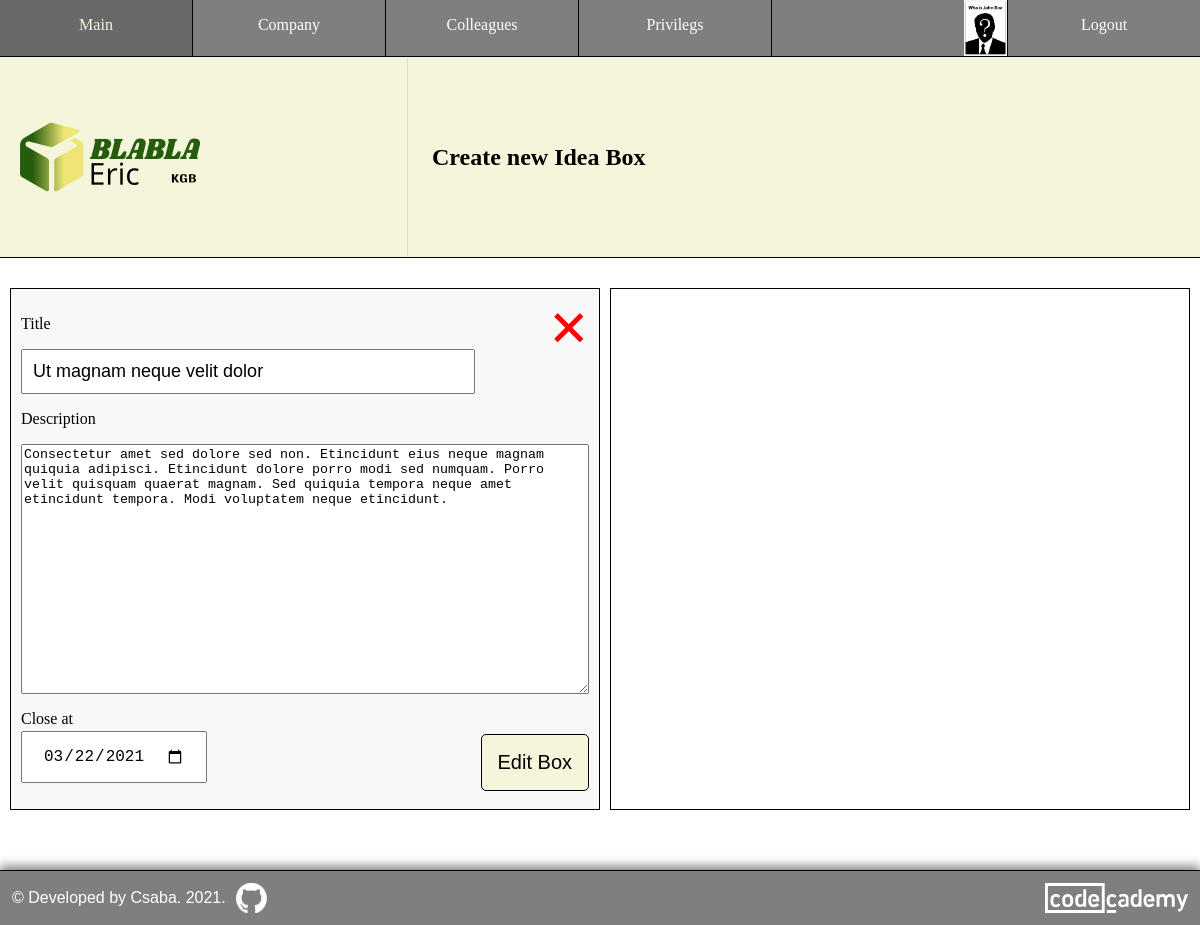
The app's page /create_box/1 (signed in), older data.
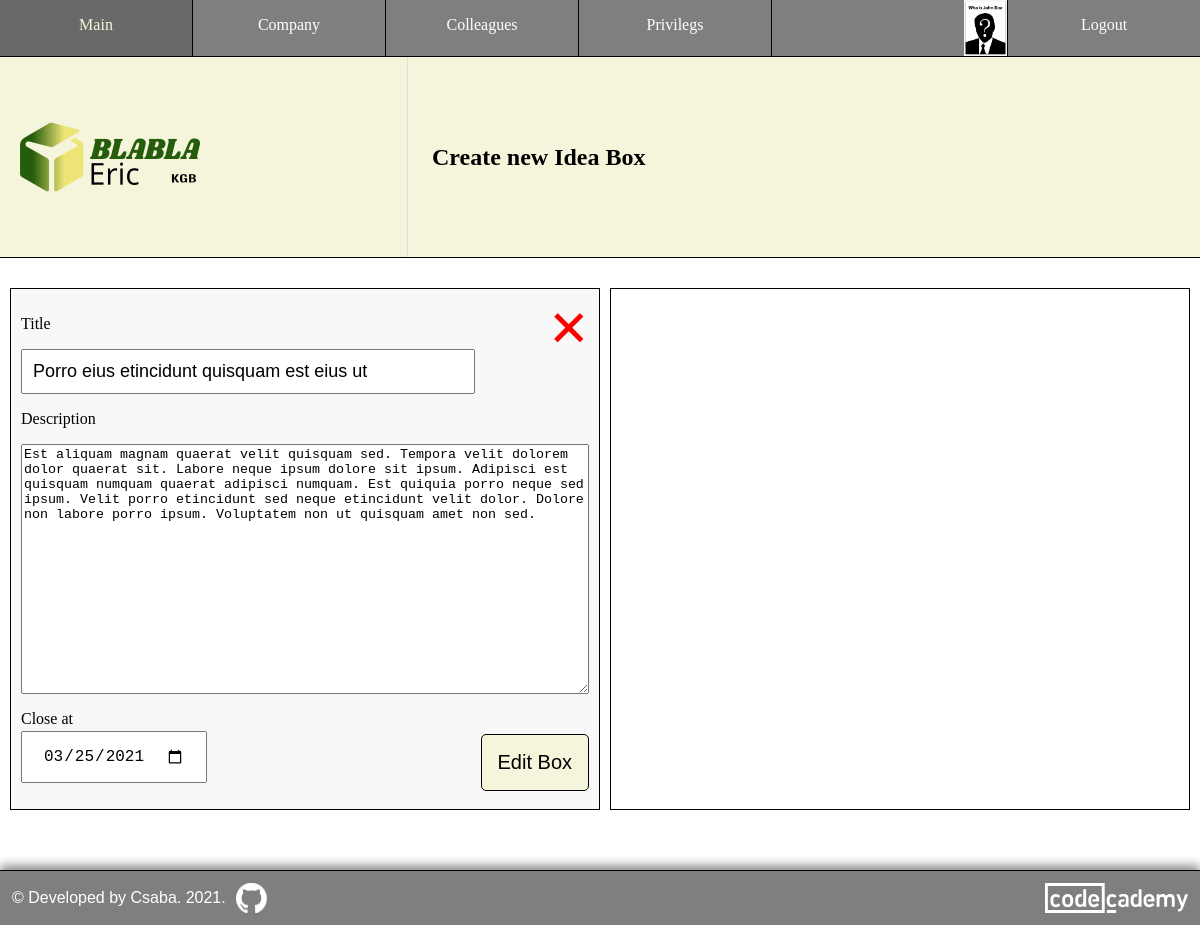
The same page, newer data.
### models.py (models this page shows, shortened)
class Boxes(db.Model):
    id = db.Column(db.Integer, primary_key = True)
    name = db.Column(db.String(128), unique = True, index = True)
    description = db.Column(db.String(16384), index = True)
    create_at = db.Column(db.DateTime, index = True, default = datetime.utcnow)
    close_at = db.Column(db.String(128), index = True, default = datetime.utcnow)
    admin_id = db.Column(db.Integer, db.ForeignKey("admins.id"))
    ideas = db.relationship(
        "Ideas",
        backref = "box",
        lazy = "dynamic",
        cascade = "all, delete, delete-orphan"  # cascading deletion
    )

### routes.py (the view, shortened to what this page needs)
@app.route("/create_box/<int:id>", methods = ["GET", "POST"])
@login_required
def create_box(id):
    if not is_auth_box(current_user):
        return unathorized("You are not authorized to create Idea Box.", "error")
    if id > 0 and not authenticate_company(id, current_user):
        return unathorized("You are not authorized to update Idea Box.", "error")
    current_box = Boxes.query.get(id)
    form = CreateBoxForm()
    if id > 0:
        form.submit.label.text = "Edit Box"
        form.name.data = current_box.name
        form.description.data = current_box.description
        form.close_at.data = str_to_date(current_box.close_at)
    return render_template(
        "create_box.html",
        form = form,
        id = id,
        logo = get_logo(current_user),
        change_logo = is_auth_company(current_user), # to add click event to change logo for authorized admin
        nav = get_nav(current_user)
    )

### forms.py
class CreateBoxForm(FlaskForm):
    name = StringField("Title", validators = [DataRequired()])
    description = TextAreaField("Description", validators = [DataRequired()])
    close_at = DateField("Close at", format = "%Y-%m-%d")
    submit = SubmitField("Create Box")

### date.py (called while the page is built)
def str_to_date(str, format="%Y-%m-%d"):
    if type(str) == datetime:
        str = datetime.strftime(str, format)
    return datetime.strptime(str[ : 10], format)

### helper.py (called while the page is built)
def get_admin(current_user):
    admin = Admins.query.filter(Admins.colleague_id == current_user.id).first()
    if not admin:
        admin = instatiate_admin(False)
    return admin

def is_auth_company(current_user):
    admin = get_admin(current_user)
    if not admin.update_company:
        return False
    return True

def is_auth_colleague(current_user, colleague=None):
    if not colleague:
        colleague = current_user
    admin = get_admin(current_user)
    if not admin.update_colleague:
        return False
    if current_user.company_id != colleague.company_id:
        return False
    return True

def is_auth_box(current_user):
    admin = get_admin(current_user)
    if not admin.update_box:
        return False
    return True

### templates/create_box.html (shortened to what this page needs)
{% extends "base.html" %}
{% block css %}
<link rel="stylesheet" href="{{ url_for('static', filename = 'style/create_box.css') }} " />
{% endblock css %}
{% block header_left %}
    {% include 'component/logo.html' %}
{% endblock header_left %}
{% block header_right %}
{% if id > 0 %}
<h2>Create new Idea Box</h2>
{% else %}
<h2>Edit Idea Box</h2>
{% endif %}
{% endblock header_right %}
{% block content %}
<main class="grid_container">
    <div id="editor_box">
        <form action="" method="post">
            <p>{{ form.name.label }}</p>
            <p>
                {{ form.name(placeholder = "Title") }}
            </p>
            <p>{{ form.description.label }}</p>
            <p>{{ form.description(placeholder = "# you can use Markdown...") }}
            </p>
            <p>{{ form.close_at.label }}</p>
            <div class="float">
                <div class="left">
                    <p>{{ form.close_at }}
                    </p>
                </div>
                <div class="right">
                    <p class="button">{{ form.submit() }}</p>
                </div>
            </div>
        </form>
        {% if id > 0 %}
        <div class="delete">
            <a title="Delete this Idea Box" onclick="window.location = '/delete_box/{{id}}';" >
                <span>&times;</span>
            </a>
        </div>
        {% endif %}
    </div>
    <div id="monitor_box">
    </div>
</main>
{% endblock content %}

### templates/base.html (shortened to what this page needs)
<html>
    <head>
        <link rel="stylesheet" href="{{ url_for('static', filename = 'style/base.css') }} " />
        <link rel="stylesheet" href="{{ url_for('static', filename = 'style/common.css') }} " />
        {% block css %}{% endblock css %}
        <link rel="stylesheet" href="{{ url_for('static', filename = 'style/footer.css') }} " />
    </head>
    <body>
        <nav>
            <div class="left-nav">
                {% for menu, path in nav["left"].items() %}
                <a href="{{ path }}">{{ menu }}</a>
                {% endfor %}
            </div>
            <div class="right-nav">
                {% for menu, path in nav["right"].items() %}
                    {% if current_user.get_id() and path == "/profile" %}
                    <a id="avatar" href="/profile/{{ current_user.id }}" title="Your profile" >
                        {% if current_user.avatar %}
                        <img src="{{ url_for('static', filename = '/avatars/') }}{{ current_user.id }}.{{ current_user.avatar }}" />
                        {% else %}
                        <img src="{{ url_for('static', filename = '/avatars/default.png') }}" />
                        {% endif %}
                    </a>
                    {% else %}
                    <a href="{{ path }}">{{ menu }}</a>
                    {% endif %}
                {% endfor %}
            </div>
        </nav>
        <header>
            <div class="header_left">
                <div>
                    {% block header_left %}
                    {% endblock header_left %}
                </div>
            </div>
            <div class="header_right">
                <div>
                    {% block header_right %}
                    {% endblock header_right %}
                </div>
            </div>
        </header>
        {% block content %}
        {% endblock content %}
        <footer>
            <div id="copiright">
                &copy; Developed by Csaba. <span id="developed">   2021</span><span id="presentYear">.</span>
            </div>
            <div id="github_icon">
                <a href="https://github.com/lendoo73/my_idea_boxes" target="_blank" title="Code on GitHub" >
                    <img src="{{ url_for('static', filename = 'images/github_logo.png') }}" />
                </a>
            </div>
            <div>
                <a href="https://www.codecademy.com/profiles/lendoo" target="_blank">
                    <img id="codecademy_logo" src="{{ url_for('static', filename = 'images/codecademy-white.svg') }}" alt="CodeCademy logo" />
                </a>
            </div>
        </footer>
    </body>
</html>

Row changes from the older to the newer data that the page shows:
changed Boxes: name "Ut magnam neque velit dolor" → "Porro eius etincidunt quisquam est eius ut"; description "Consectetur amet sed dolore sed non. Etincidunt eius neque magnam quiquia adipisci. Etincidunt dolore porro modi sed numquam. Porro velit quisquam quaerat magnam. Sed quiquia tempora neque amet etincidunt tempora. Modi voluptatem neque etincidunt." → "Est aliquam magnam quaerat velit quisquam sed. Tempora velit dolorem dolor quaerat sit. Labore neque ipsum dolore sit ipsum. Adipisci est quisquam numquam quaerat adipisci numquam. Est quiquia porro neque sed ipsum. Velit porro etincidunt sed neque etincidunt velit dolor. Dolore non labore porro ipsum. Voluptatem non ut quisquam amet non sed."; close_at "03/22/2021" → "03/25/2021"
